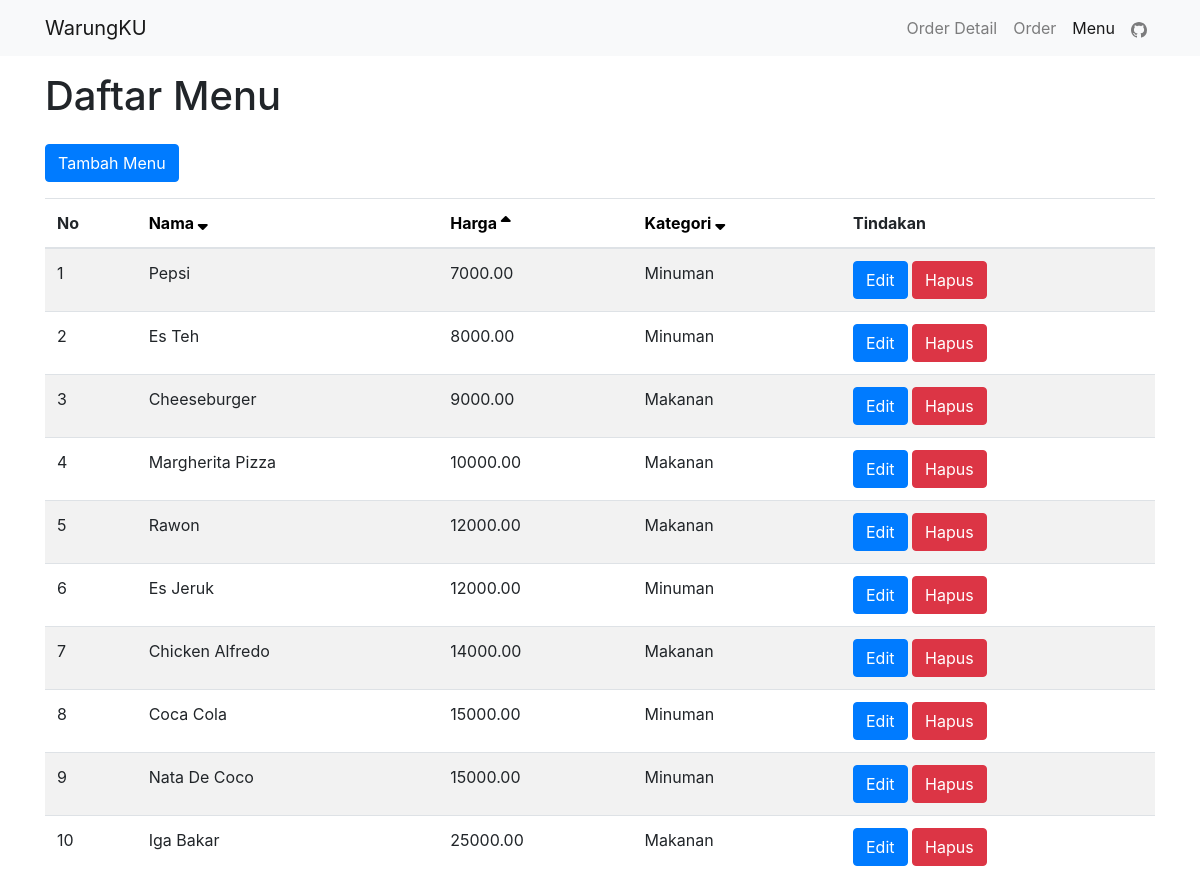
Page /menu/menu.php?sort=harga&order=asc on the committed database.
### tables this page shows
CREATE TABLE `menu` (
  `menu_id` int(11) NOT NULL,
  `nama_menu` varchar(50) NOT NULL,
  `harga` decimal(10,2) NOT NULL,
  `kategori` varchar(50) NOT NULL
);

### menu/menu.php (the view, shortened to what this page needs)
<?php
    include "../koneksi.php";
    $sort = isset($_GET['sort']) ? $_GET['sort'] : 'nama_menu';
    $order = isset($_GET['order']) ? $_GET['order'] : 'asc';
    $sortDirection = ($order === 'asc') ? 'ASC' : 'DESC';
    $sql = "SELECT * FROM menu ORDER BY $sort $sortDirection";
    $result = mysqli_query($conn, $sql);
    $count = 1;
?>
<!DOCTYPE html>
<html lang="en">
<head>
    <link rel="stylesheet" href="https://maxcdn.bootstrapcdn.com/bootstrap/4.5.2/css/bootstrap.min.css">
    <link rel="stylesheet" href="https://cdnjs.cloudflare.com/ajax/libs/font-awesome/6.1.0/css/all.min.css">
</head>
<body>
<nav class="navbar navbar-expand-lg navbar-light bg-light">
    <div class="container">
        <a class="navbar-brand" href="menu.php">WarungKU</a>
        <div class="collapse navbar-collapse" id="navbarNav">
            <ul class="navbar-nav ml-auto">
                <li class="nav-item">
                    <a class="nav-link" href="../orderdetail/admin.php">Order Detail</a>
                </li>
                <li class="nav-item">
                    <a class="nav-link" href="../orders/addOrder.php">Order</a>
                </li>
                <li class="nav-item active">
                    <a class="nav-link" href="../menu/menu.php">Menu</a>
                </li>
                <li class="nav-item">
                    <a class="nav-link" href="https://github.com/rrayhka" target="_blank">
                        <i class="bi bi-github">
                        </i>
                    </a>
                </li>
            </ul>
        </div>
    </div>
</nav>
<div class="container mt-3">
    <h1 class="mb-4">Daftar Menu</h1>
    <a href="addMenu.php" class="btn btn-primary mb-3">Tambah Menu</a>
    <table class="table table-striped">
        <thead>
            <th>No</th>
            <th>
                <a href="<?php echo $_SERVER['PHP_SELF']; ?>?sort=nama_menu&order=<?php echo ($sort === 'nama_menu' && $order === 'asc') ? 'desc' : 'asc'; ?>" style="color: black;">
                    Nama <i class="fa fa-sort<?php echo ($sort === 'nama_menu' && $order === 'asc') ? '-asc' : '-desc'; ?>" style="color: black;"></i>
                </a>
            </th>
            <th>
                <a href="<?php echo $_SERVER['PHP_SELF']; ?>?sort=harga&order=<?php echo ($sort === 'harga' && $order === 'asc') ? 'desc' : 'asc'; ?>" style="color: black;">
                    Harga <i class="fa fa-sort<?php echo ($sort === 'harga' && $order === 'asc') ? '-asc' : '-desc'; ?>" style="color: black;"></i>
                </a>
            </th>
            <th>
                <a href="<?php echo $_SERVER['PHP_SELF']; ?>?sort=kategori&order=<?php echo ($sort === 'kategori' && $order === 'asc') ? 'desc' : 'asc'; ?>" style="color: black;">
                    Kategori <i class="fa fa-sort<?php echo ($sort === 'kategori' && $order === 'asc') ? '-asc' : '-desc'; ?>" style="color: black;"></i>
                </a>
            </th>
            <th>Tindakan</th>
        </thead>
        <tbody>
            <?php while($row = mysqli_fetch_assoc($result)): ?>
                <tr>
                    <td><?php echo $count++; ?></td>
                    <td><?php echo $row['nama_menu']; ?></td>
                    <td><?php echo $row['harga']; ?></td>
                    <td><?php echo $row['kategori']; ?></td>
                    <td>
                        <a href="editMenu.php?id=<?php echo $row['menu_id']; ?>" class="btn btn-primary">Edit</a>
                        <a href="<?php echo $_SERVER['PHP_SELF']; ?>?menu_id=<?php echo $row['menu_id']; ?>" onclick="return confirm('Apakah anda yakin ingin menghapus menu ini?')" class="btn btn-danger">Hapus</a>
                    </td>
                </tr>
            <?php endwhile; ?>
        </tbody>
    </table>
</div>
</body>
</html>

### rows in the picture
menu: nama_menu "Pepsi", harga "7000.00", kategori "Minuman"
menu: nama_menu "Es Teh", harga "8000.00", kategori "Minuman"
menu: nama_menu "Cheeseburger", harga "9000.00", kategori "Makanan"
menu: nama_menu "Margherita Pizza", harga "10000.00", kategori "Makanan"
menu: nama_menu "Rawon", harga "12000.00", kategori "Makanan"
menu: nama_menu "Es Jeruk", harga "12000.00", kategori "Minuman"
menu: nama_menu "Chicken Alfredo", harga "14000.00", kategori "Makanan"
menu: nama_menu "Coca Cola", harga "15000.00", kategori "Minuman"
menu: nama_menu "Nata De Coco", harga "15000.00", kategori "Minuman"
menu: nama_menu "Iga Bakar", harga "25000.00", kategori "Makanan"
